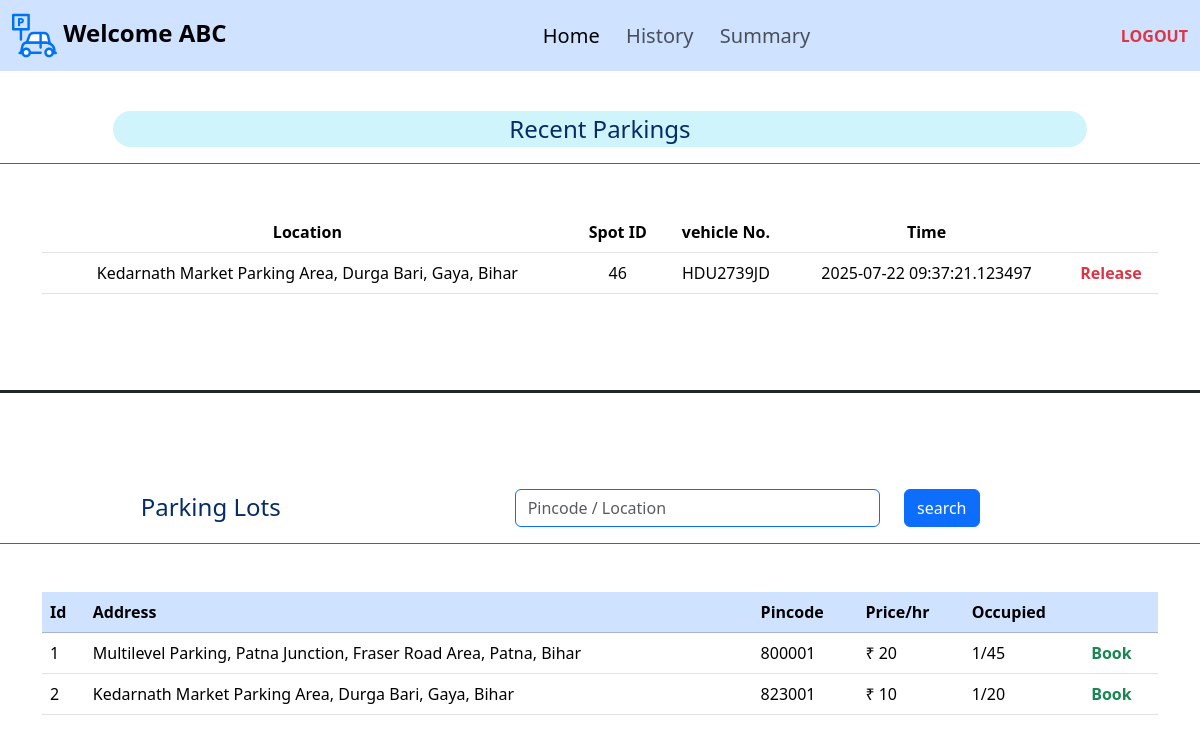
/user (signed in), run on the app's committed database.
### application/models.py (models this page shows)
class User(db.Model):
    id = db.Column(db.Integer, primary_key=True, autoincrement=True)
    email = db.Column(db.String(), unique=True, nullable=False)
    username = db.Column(db.String(), nullable=False)
    password = db.Column(db.String(), nullable=False)
    is_admin = db.Column(db.Boolean, default=False)
    bookings = db.relationship('Booking', backref='user', lazy=True, order_by='Booking.parking')

class Parking_lot(db.Model):
    id = db.Column(db.Integer, primary_key=True ,autoincrement=True)
    max_spots = db.Column(db.Integer(), nullable=False)
    price = db.Column(db.Integer(), nullable=False)
    prime_location = db.Column(db.String(), nullable=False)
    pincode = db.Column(db.Integer(), nullable=False)
    address = db.Column(db.String(), nullable=False)
    spots = db.relationship('Parking_spot', backref='parking_lot', lazy=True)
    bookings = db.relationship('Booking', backref='parking_lot', lazy=True, order_by='Booking.parking')

class Booking(db.Model):
    id = db.Column(db.Integer(), primary_key=True, autoincrement=True)
    user_id = db.Column(db.Integer(), db.ForeignKey('user.id'), nullable=False)
    lot_id = db.Column(db.Integer(), db.ForeignKey('parking_lot.id'), nullable=True)
    spot_id = db.Column(db.Integer(), db.ForeignKey('parking_spot.id'), nullable=True)
    parking = db.Column(db.DateTime(), nullable=False)
    leaving = db.Column(db.DateTime(), nullable=True)
    vehicle_no = db.Column(db.String(), nullable=False)
    cost = db.Column(db.Integer(), nullable= True)
    price = db.Column(db.Integer(),nullable=False)

### application/controllers.py (the view, shortened to what this page needs)
@app.route('/user', methods=['GET', 'POST'])
def user():
    if 'user' not in session:
        return redirect(url_for('login'))
    u=User.query.get(session['user'])
    if u.is_admin:
        return redirect(url_for('admin'))
    bookings=list(reversed(u.bookings))[:5]
    lots=Parking_lot.query.all()
    lt={l.id:l for l in lots}
    o={}
    for lot in lots:
        o[lot.id]=sum(1 for i in lot.spots if i.is_occupied)
    return render_template('user.html', user=u, bookings=bookings, parking_lots=lots, o=o, lt=lt)

### templates/user.html (shortened to what this page needs)
{% extends "template.jinja" %}
{% block body %}
<nav class="navbar navbar-expand-lg bg-primary-subtle">
    <div class="container-fluid">
        <a class="navbar-brand fs-4" href="/"><img src="/static/parking.svg" width="45" height="45"
                alt="ParkHere"><strong>&nbsp;Welcome {{user.username}}</strong></a>
        <div class="collapse navbar-collapse " id="navbarText">
            <ul class="navbar-nav m-auto mb-2 mb-lg-0">
                <li class="nav-item">
                    <a class="nav-link fs-5 active" aria-current="page" href="/user">Home&nbsp;&nbsp;</a>
                </li>
                <li class="nav-item">
                    <a class="nav-link fs-5 " aria-current="page" href="/user_history">History&nbsp;&nbsp;</a>
                </li>
                <li class="nav-item">
                    <a class="nav-link fs-5" aria-current="page" href="/summary">Summary&nbsp;&nbsp;</a>
                </li>
            </ul>
            <span class="navbar-text">
                <a class="link-danger link-underline-opacity-0" href="/logout"><b>LOGOUT</b></a>
            </span>
        </div>
    </div>
</nav>
<br>
<div class="container-fluid mb-5">
    <div class="row border-bottom border-primary justify-content-center p-3 mb-5">
        <div class="col-10 bg-info-subtle rounded-pill text-primary-emphasis text-center fs-4">
            Recent&nbsp;Parkings
        </div>
    </div>
</div>
<div class="container mb-5">
    <table class="table text-center">
        <thead>
            <th>Location</th>
            <th>Spot ID</th>
            <th>vehicle No.</th>
            <th>Time</th>
            <th></th>
        </thead>
        <tbody>
            {% for b in bookings%}
            <tr>
                {% if b.lot_id%}
                <td>{{lt[b.lot_id].address}}</td>
                <td>{{b.spot_id}}</td>
                {%else%}
                <td>Deleted</td>
                <td>Deleted</td>
                {%endif%}
                <td>{{b.vehicle_no}}</td>
                {%if b.leaving%}
                <td>{{b.leaving}}</td>
                {%else%}
                <td>{{b.parking}}</td>
                {%endif%}
                {% if b.leaving %}
                <td>
                    {%if b.lot_id%}
                    <a class="text-success" href="/book/{{b.lot_id}}">Park Again</a>
                    {%else%}
                    <a class="text-success" href="/">Parked Out</a>
                    {%endif%}
                </td>
                {%else%}
                <td><b><a class="link-danger link-underline-opacity-0" href="/release/{{b.id}}">Release</a></b></td>
                {% endif %}
            </tr>
            {% endfor %}
        </tbody>
    </table>
</div>
<br><br>
<div class="container-fluid">
    <div class="row border-top border-3 border-dark p-3 mb-5"></div>
    <form class="row border-bottom border-primary p-3 mb-5" method="post">
        <div class="col-4 text-primary-emphasis text-center fs-4">Parking&nbsp;Lots</div>
        <div class="col-1"></div>
        <div class="col-4 text-primary-emphasis text-end ">
            <input class="form-control border-primary " id="inputEmail5" type="text" name="search"
                placeholder="Pincode / Location">
        </div>
        <div class="col-3 text-primary-emphasis text-start"><button class=' col btn btn-primary'
                type="submit">search</button></div>
    </form>
</div>
<div class="container mb-5">
    <table class="table">
        <thead class="table-primary">
            <th>Id</th>
            <th>Address</th>
            <th>Pincode</th>
            <th>Price/hr</th>
            <th>Occupied</th>
            <th></th>
        </thead>
        <tbody>
            {% for lot in parking_lots %}
            <tr>
                <td>{{lot.id}}</td>
                <td>{{lot.address}}</td>
                <td>{{lot.pincode}}</td>
                <td>₹ {{lot.price}}</td>
                <td>{{ o[lot.id] }}/{{ lot.spots | length }}</td>
                {%if o[lot.id] == (lot.spots | length)%}
                <td>
                    <div class="text-danger">FULL</div>
                </td>
                {%else%}
                <th><a class="link-success link-underline-opacity-0 fs-6" href="/book/{{lot.id}}">Book</a></th>
                {%endif%}
            </tr>
            {% endfor %}
        </tbody>
    </table>
</div>
<br><br>
{% endblock %}

### data on the page
User: username "ABC"
Booking: spot_id "46", vehicle_no "HDU2739JD", parking "2025-07-22 09:37:21.123497"
Parking_lot: address "Kedarnath Market Parking Area, Durga Bari, Gaya, Bihar", id "2", pincode "823001", price "10", o "1", spots|length "20"
Parking_lot: id "1", address "Multilevel Parking, Patna Junction, Fraser Road Area, Patna, Bihar", pincode "800001", price "20", spots|length "45"
